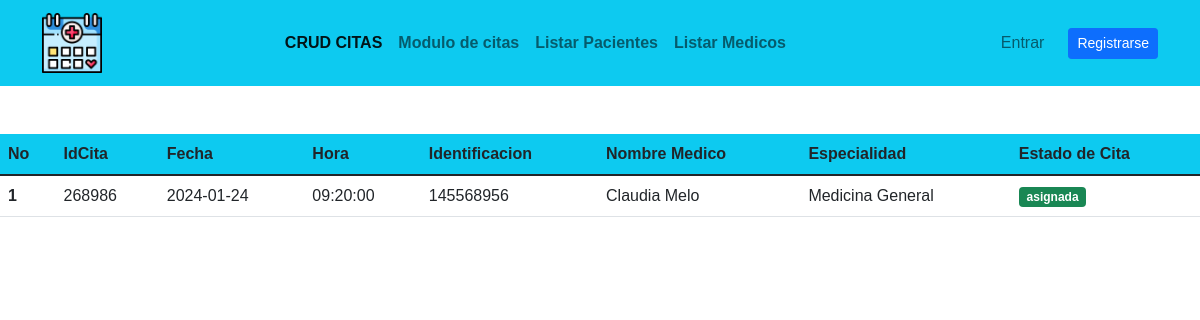
The app's page /pages/listar_citas.php with its own data.
### tables this page shows
CREATE TABLE `cita` (
  `idCita` int NOT NULL AUTO_INCREMENT,
  `fecha` date DEFAULT NULL,
  `hora` time DEFAULT NULL,
  `id_paciente` int DEFAULT NULL,
  `nombre_med` varchar(30) DEFAULT NULL,
  `especialidad` varchar(45) DEFAULT NULL,
  `estadoCita` enum('asignada','pendiente','cancelada') DEFAULT NULL,
  PRIMARY KEY (`idCita`)
);

### pages/listar_citas.php (the view)
<?php
include('../header.php');
include('../navbar.php');
?>
<br>
<div class="col-12">
    <table class="table">
        <thead class="bg-info">
            <tr>
                <th scope="col">No</th>
                <th scope="col">IdCita</th>
                <th scope="col">Fecha</th>
                <th scope="col">Hora</th>
                <th scope="col">Identificacion</th>
                <th scope="col">Nombre Medico</th>
                <th scope="col">Especialidad</th>
                <th scope="col">Estado de Cita</th>
            </tr>
        </thead>
        <tbody>
            <?php
            include("../modelo/conexion.php");
            $sql = $conexion->query("select * from cita");
            while ($datos = $sql->fetch_object()) {
                ?>
                <tr>
                    <th scope="row">1</th>
                    <td>
                <?= $datos->idCita ?>
              </td>
              <td>
                <?= $datos->fecha ?>
              </td>
              <td>
                <?= $datos->hora ?>
              </td>
              <td>
                <?= $datos->id_paciente ?>
              </td>
              <td>
                <?= $datos-> nombre_med ?>
              </td>
              <td>
                <?= $datos->especialidad ?>
              </td>
              <td class="py-2 ">
                <span class="badge bg-success">
                  <?= $datos->estadoCita ?>
                </span>
              </td>
                </tr>
            <?php }
            ?>

### estilos.css (style rules this page uses)
* { margin: 0px; padding: 0px; box-sizing: border-box; }
body, html { height: 100%; font-family: Poppins-Regular, sans-serif; }

### records on screen
cita: idCita "268986", fecha "2024-01-24", hora "09:20:00", id_paciente "145568956", nombre_med "Claudia Melo", especialidad "Medicina General", estadoCita "asignada"
